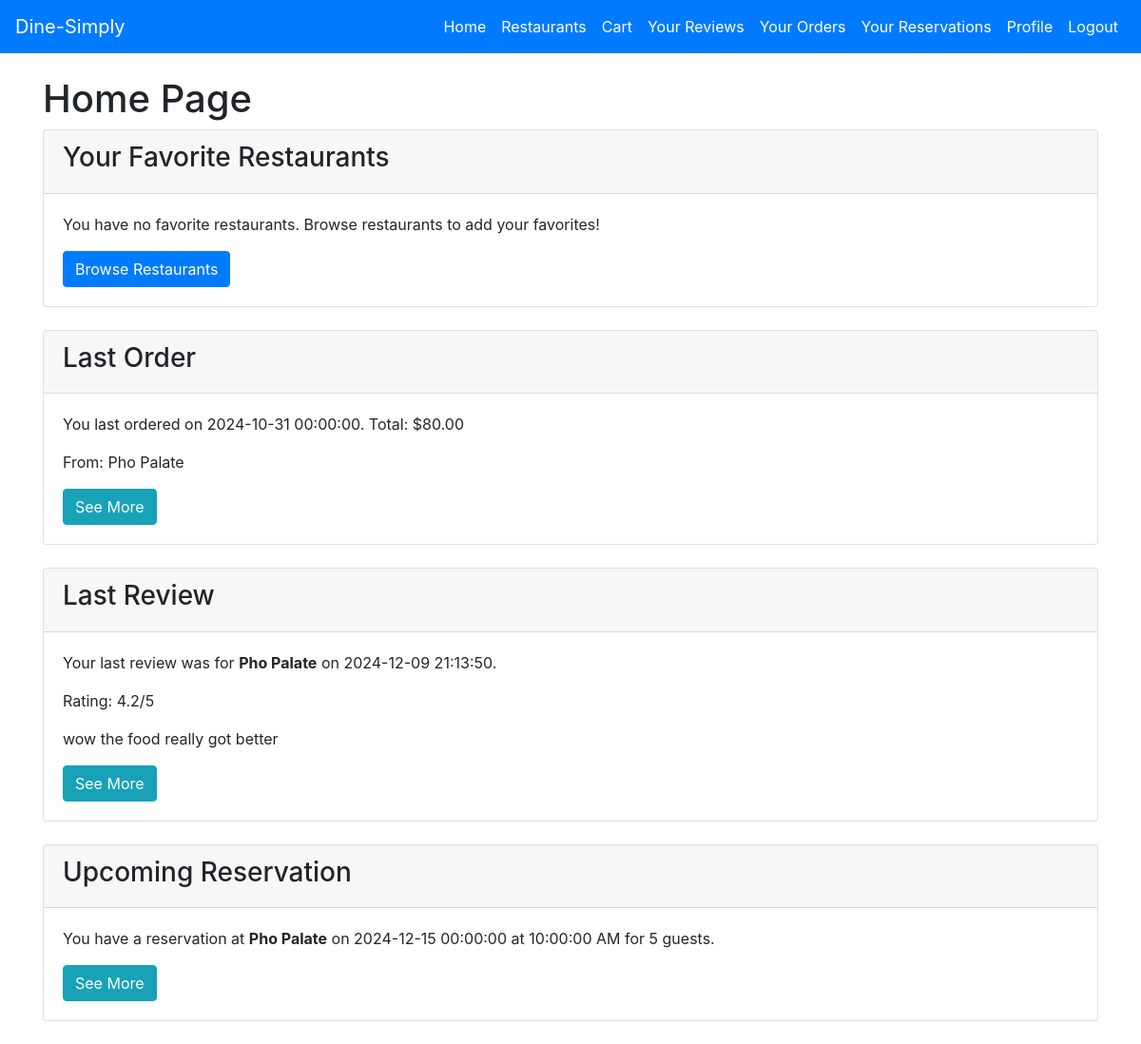
The app's page /home (signed in) with its own data.
### tables this page shows
CREATE TABLE Orders (
    OrderID INTEGER PRIMARY KEY AUTOINCREMENT,
    UserID INT,
    OrderDate DATETIME,
    OrderTotal DOUBLE,
    DeliveryAddress VARCHAR(255),
    FOREIGN KEY (UserID) REFERENCES User(UserID)
);

CREATE TABLE "Restaurant" (
    RestaurantID INTEGER PRIMARY KEY AUTOINCREMENT,
    Name VARCHAR(100) NOT NULL,
    Address VARCHAR(255),
    City VARCHAR(100),
    State VARCHAR(50),
    ZipCode VARCHAR(10),
    Website VARCHAR(255),
    Rating DOUBLE,
    CuisineType VARCHAR(50),
    Longitude DOUBLE,
    Latitude DOUBLE,
    NumberOfTables INT,
    MaxPeoplePerTable INT
);

CREATE TABLE Review (
    ReviewID INTEGER PRIMARY KEY AUTOINCREMENT,
    UserID INT,
    RestaurantID INT,
    Rating DOUBLE,
    Comment TEXT,
    DatePosted DATETIME,
    FOREIGN KEY (UserID) REFERENCES User(UserID),
    FOREIGN KEY (RestaurantID) REFERENCES Restaurant(RestaurantID)
);

CREATE TABLE Reservation (
    ReservationID INTEGER PRIMARY KEY AUTOINCREMENT,
    UserID INT,
    RestaurantID INT,
    ReservationDate DATE,
    ReservationTime TIME,
    ReservationEndTime TIME,
    NumberOfGuests INT,
    SpecialRequests VARCHAR(255),
    FOREIGN KEY (UserID) REFERENCES User(UserID),
    FOREIGN KEY (RestaurantID) REFERENCES Restaurant(RestaurantID)
);

### app.py (the view)
@app.route('/home')
@login_required
def home():
    if is_super_admin():
        return redirect(url_for('super_admin_home'))
    elif is_restaurant_admin():
        return redirect(url_for('admin_home'))
    conn = get_db_connection()
    favorites = conn.execute('''
        SELECT Restaurant.*
        FROM Favorites
        JOIN Restaurant ON Favorites.RestaurantID = Restaurant.RestaurantID
        WHERE Favorites.UserID = ?
    ''', (current_user.id,)).fetchall()
    favorite_restaurants = favorites  # This will be a list of restaurant rows
    last_order = conn.execute('''
        SELECT * FROM Orders
        WHERE UserID = ?
        ORDER BY datetime(OrderDate) DESC
        LIMIT 1
    ''', (current_user.id,)).fetchone()
    last_order_restaurant_name = None
    if last_order:
        dishes = conn.execute('''
            SELECT Restaurant.Name as RestaurantName
            FROM DishOrder
            JOIN Dish ON DishOrder.DishID = Dish.DishID
            JOIN Menu ON Dish.MenuID = Menu.MenuID
            JOIN Restaurant ON Menu.RestaurantID = Restaurant.RestaurantID
            WHERE DishOrder.OrderID = ?
            LIMIT 1
        ''', (last_order['OrderID'],)).fetchone()
        if dishes:
            last_order_restaurant_name = dishes['RestaurantName']
    last_review = conn.execute('''
        SELECT Review.*, Restaurant.Name as RestaurantName FROM Review
        JOIN Restaurant ON Review.RestaurantID = Restaurant.RestaurantID
        WHERE Review.UserID = ?
        ORDER BY datetime(DatePosted) DESC
        LIMIT 1
    ''', (current_user.id,)).fetchone()
    today = date.today().isoformat()
    upcoming_res = conn.execute('''
        SELECT Reservation.*, Restaurant.Name as RestaurantName
        FROM Reservation
        JOIN Restaurant ON Reservation.RestaurantID = Restaurant.RestaurantID
        WHERE Reservation.UserID = ?
          AND ReservationDate >= ?
        ORDER BY ReservationDate ASC, ReservationTime ASC
        LIMIT 1
    ''', (current_user.id, today)).fetchone()
    conn.close()
    form = EmptyForm()
    return render_template('home.html',
                           favorite_restaurants=favorite_restaurants,
                           last_order=last_order,
                           last_order_restaurant_name=last_order_restaurant_name,
                           last_review=last_review,
                           upcoming_res=upcoming_res,
                           form=form)

### app.py (called while the page is built)
def get_db_connection():
    conn = sqlite3.connect(db_path)
    conn.row_factory = sqlite3.Row
    return conn

@login_manager.user_loader
def load_user(user_id):
    return User.get(user_id)

def format_datetime(value):
    try:
        dt = datetime.fromisoformat(value)
        return dt.strftime("%Y-%m-%d %H:%M:%S")
    except ValueError:
        return value  # Return the original value if parsing fails

def format_time(value):
    try:
        dt = datetime.strptime(value, '%H:%M')
        return dt.strftime('%I:%M:%S %p')
    except ValueError:
        return value  # Return the original value if parsing fails

def is_restaurant_admin():
    return current_user.is_authenticated and current_user.role == 'restaurant_admin'

def is_super_admin():
    return current_user.is_authenticated and current_user.role == 'super_admin'

    @staticmethod
    def get(user_id):
        conn = get_db_connection()
        user = conn.execute('SELECT * FROM User WHERE UserID = ?', (user_id,)).fetchone()
        conn.close()
        if user:
            return User(*user)
        return None

### templates/home.html (shortened to what this page needs)
<!DOCTYPE html>
<html lang="en">
<head>
    <link rel="stylesheet" href="https://stackpath.bootstrapcdn.com/bootstrap/4.5.0/css/bootstrap.min.css">
</head>
<body>
    {% include 'navbar_customer.html' %}
    <div class="container mt-4">
        <h1>Home Page</h1>
        <div class="card mb-4">
            <div class="card-header">
                <h3>Your Favorite Restaurants</h3>
            </div>
            <div class="card-body">
                {% if favorite_restaurants %}
                    <div class="list-group">
                        {% for restaurant in favorite_restaurants %}
                            <div class="list-group-item">
                                <div class="d-flex w-100 justify-content-between">
                                    <h5 class="mb-1">{{ restaurant['Name'] }}</h5>
                                    <small>
                                        <form action="{{ url_for('remove_favorite', restaurant_id=restaurant['RestaurantID']) }}" method="POST">
                                            {{ form.hidden_tag() }}
                                            <button type="submit" class="btn btn-sm btn-danger">Remove Favorite</button>
                                        </form>
                                    </small>
                                </div>
                                <p class="mb-1">{{ restaurant['CuisineType'] }} | Rating: {{ restaurant['Rating']|round(1) }}/5</p>
                                <small>
                                    <a href="{{ url_for('restaurant_detail', restaurant_id=restaurant['RestaurantID']) }}" class="btn btn-sm btn-info">View Details</a>
                                </small>
                            </div>
                        {% endfor %}
                    </div>
                {% else %}
                    <p>You have no favorite restaurants. Browse restaurants to add your favorites!</p>
                    <a href="{{ url_for('restaurants') }}" class="btn btn-primary">Browse Restaurants</a>
                {% endif %}
            </div>
        </div>
        <div class="card mb-4">
            <div class="card-header">
                <h3>Last Order</h3>
            </div>
            <div class="card-body">
                {% if last_order %}
                    <p>You last ordered on {{ last_order['OrderDate']|format_datetime }}. Total: ${{ "%.2f"|format(last_order['OrderTotal']) }}</p>
                    {% if last_order_restaurant_name %}
                        <p>From: {{ last_order_restaurant_name }}</p>
                    {% else %}
                        <p>Restaurant info not available.</p>
                    {% endif %}
                    <a href="{{ url_for('orders_all') }}" class="btn btn-info">See More</a>
                {% else %}
                    <p>No orders found.</p>
                {% endif %}
            </div>
        </div>
        <div class="card mb-4">
            <div class="card-header">
                <h3>Last Review</h3>
            </div>
            <div class="card-body">
                {% if last_review %}
                    <p>Your last review was for <strong>{{ last_review['RestaurantName'] }}</strong> on {{ last_review['DatePosted']|format_datetime }}.</p>
                    <p>Rating: {{ last_review['Rating'] }}/5</p>
                    <p>{{ last_review['Comment'] }}</p>
                    <a href="{{ url_for('reviews_overall') }}" class="btn btn-info">See More</a>
                {% else %}
                    <p>No reviews found.</p>
                {% endif %}
            </div>
        </div>
        <div class="card mb-4">
            <div class="card-header">
                <h3>Upcoming Reservation</h3>
            </div>
            <div class="card-body">
                {% if upcoming_res %}
                    <p>You have a reservation at <strong>{{ upcoming_res['RestaurantName'] }}</strong> on {{ upcoming_res['ReservationDate']|format_datetime }} at {{ upcoming_res['ReservationTime']|format_time }} for {{ upcoming_res['NumberOfGuests'] }} guests.</p>
                    <a href="{{ url_for('reservations_all') }}" class="btn btn-info">See More</a>
                {% else %}
                    <p>No upcoming reservations.</p>
                {% endif %}
            </div>
        </div>
    </div>
</body>
</html>

### records on screen
Orders: OrderDate "2024-10-31 00:00:00", OrderTotal "80.00"
Restaurant: Name "Pho Palate", RestaurantName "Pho Palate"
Review: DatePosted "2024-12-09 21:13:50", Rating "4.2", Comment "wow the food really got better"
Reservation: ReservationDate "2024-12-15 00:00:00", ReservationTime "10:00:00 AM", NumberOfGuests "5"
